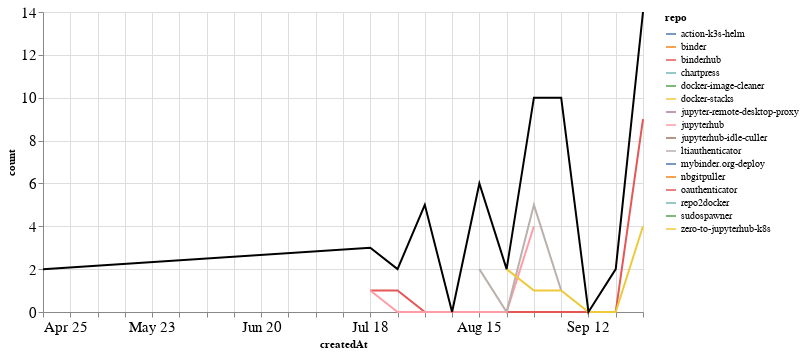

Notebook cell for this chart:
### Markdown cell above
### PRs

### Code cell
prs_time = prs.groupby('repo').resample('W', on='createdAt').count()['author'].reset_index()
prs_time = prs_time.rename(columns={'author': 'count'})
prs_time_total = prs_time.groupby('createdAt').agg({"count": "sum"}).reset_index()

ch1 = alt.Chart(prs_time, width=600).mark_line().encode(
    x='createdAt',
    y='count',
    color='repo',
    tooltip="repo"
)

ch2 = alt.Chart(prs_time_total, width=600).mark_line(color="black").encode(
    x='createdAt',
    y='count',
)

ch1 + ch2

### Figure 1 — Vega-Lite specification as saved in the notebook (floating-point values rounded to 4 significant figures)
{"config": {"axisLeft": {"labelFontSize": 15}, "axisBottom": {"labelFontSize": 15}}, "layer": [{"data": {"name": "data-cf9f285795932b6ca99ab4f157504a35"}, "mark": "line", "encoding": {"color": {"type": "nominal", "field": "repo"}, "tooltip": {"type": "nominal", "field": "repo"}, "x": {"type": "temporal", "field": "createdAt"}, "y": {"type": "quantitative", "field": "count"}}, "width": 600}, {"data": {"name": "data-4f81b5b28acbd7f94e1e7e58213d1297"}, "mark": {"type": "line", "color": "black"}, "encoding": {"x": {"type": "temporal", "field": "createdAt"}, "y": {"type": "quantitative", "field": "count"}}, "width": 600}], "$schema": "https://vega.github.io/schema/vega-lite/v4.8.1.json", "datasets": {"data-cf9f285795932b6ca99ab4f157504a35": [{"repo": "action-k3s-helm", "createdAt": "2021-08-15T00:00:00", "count": 1}, {"repo": "binder", "createdAt": "2021-04-25T00:00:00", "count": 1}, {"repo": "binderhub", "createdAt": "2021-07-18T00:00:00", "count": 1}, {"repo": "binderhub", "createdAt": "2021-07-25T00:00:00", "count": 1}, {"repo": "binderhub", "createdAt": "2021-08-01T00:00:00", "count": 0}, {"repo": "binderhub", "createdAt": "2021-08-08T00:00:00", "count": 0}, {"repo": "binderhub", "createdAt": "2021-08-15T00:00:00", "count": 0}, {"repo": "binderhub", "createdAt": "2021-08-22T00:00:00", "count": 0}, {"repo": "binderhub", "createdAt": "2021-08-29T00:00:00", "count": 0}, {"repo": "binderhub", "createdAt": "2021-09-05T00:00:00", "count": 0}, {"repo": "binderhub", "createdAt": "2021-09-12T00:00:00", "count": 0}, {"repo": "binderhub", "createdAt": "2021-09-19T00:00:00", "count": 0}, {"repo": "binderhub", "createdAt": "2021-09-26T00:00:00", "count": 9}, {"repo": "chartpress", "createdAt": "2021-08-01T00:00:00", "count": 2}, {"repo": "docker-image-cleaner", "createdAt": "2021-09-19T00:00:00", "count": 2}, {"repo": "docker-stacks", "createdAt": "2021-08-15T00:00:00", "count": 2}, {"repo": "jupyter-remote-desktop-proxy", "createdAt": "2021-07-25T00:00:00", "count": 1}, {"repo": "jupyterhub", "createdAt": "2021-07-18T00:00:00", "count": 1}, {"repo": "jupyterhub", "createdAt": "2021-07-25T00:00:00", "count": 0}, {"repo": "jupyterhub", "createdAt": "2021-08-01T00:00:00", "count": 0}, {"repo": "jupyterhub", "createdAt": "2021-08-08T00:00:00", "count": 0}, {"repo": "jupyterhub", "createdAt": "2021-08-15T00:00:00", "count": 0}, {"repo": "jupyterhub", "createdAt": "2021-08-22T00:00:00", "count": 0}, {"repo": "jupyterhub", "createdAt": "2021-08-29T00:00:00", "count": 4}, {"repo": "jupyterhub-idle-culler", "createdAt": "2021-09-26T00:00:00", "count": 1}, {"repo": "ltiauthenticator", "createdAt": "2021-08-15T00:00:00", "count": 2}, {"repo": "ltiauthenticator", "createdAt": "2021-08-22T00:00:00", "count": 0}, {"repo": "ltiauthenticator", "createdAt": "2021-08-29T00:00:00", "count": 5}, {"repo": "ltiauthenticator", "createdAt": "2021-09-05T00:00:00", "count": 1}, {"repo": "mybinder.org-deploy", "createdAt": "2021-08-01T00:00:00", "count": 3}, {"repo": "nbgitpuller", "createdAt": "2021-09-05T00:00:00", "count": 8}, {"repo": "oauthenticator", "createdAt": "2021-08-15T00:00:00", "count": 1}, {"repo": "repo2docker", "createdAt": "2021-07-18T00:00:00", "count": 1}, {"repo": "sudospawner", "createdAt": "2021-04-25T00:00:00", "count": 1}, {"repo": "zero-to-jupyterhub-k8s", "createdAt": "2021-08-22T00:00:00", "count": 2}, {"repo": "zero-to-jupyterhub-k8s", "createdAt": "2021-08-29T00:00:00", "count": 1}, {"repo": "zero-to-jupyterhub-k8s", "createdAt": "2021-09-05T00:00:00", "count": 1}, {"repo": "zero-to-jupyterhub-k8s", "createdAt": "2021-09-12T00:00:00", "count": 0}, {"repo": "zero-to-jupyterhub-k8s", "createdAt": "2021-09-19T00:00:00", "count": 0}, {"repo": "zero-to-jupyterhub-k8s", "createdAt": "2021-09-26T00:00:00", "count": 4}], "data-4f81b5b28acbd7f94e1e7e58213d1297": [{"createdAt": "2021-04-25T00:00:00", "count": 2}, {"createdAt": "2021-07-18T00:00:00", "count": 3}, {"createdAt": "2021-07-25T00:00:00", "count": 2}, {"createdAt": "2021-08-01T00:00:00", "count": 5}, {"createdAt": "2021-08-08T00:00:00", "count": 0}, {"createdAt": "2021-08-15T00:00:00", "count": 6}, {"createdAt": "2021-08-22T00:00:00", "count": 2}, {"createdAt": "2021-08-29T00:00:00", "count": 10}, {"createdAt": "2021-09-05T00:00:00", "count": 10}, {"createdAt": "2021-09-12T00:00:00", "count": 0}, {"createdAt": "2021-09-19T00:00:00", "count": 2}, {"createdAt": "2021-09-26T00:00:00", "count": 14}]}}
